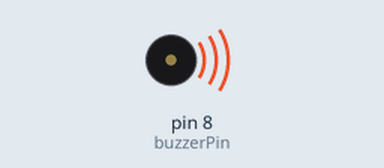
The sketch below on a simulated Arduino Uno, built with avr-gcc and run on an emulated ATmega328P. On the bench: buzzer (waves = sounding).

Above: at 0.12 s.
At 5.4 s:
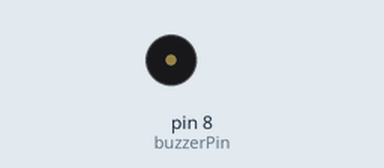
Timing chart, 0 to 8.0 s (numbered marks = the images above):
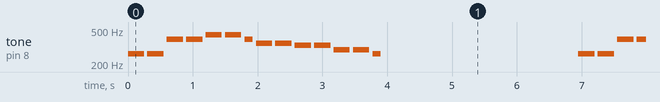

The sketch:

sketch_oct4a.ino
```cpp
const int buzzerPin = 8;

// 1. 音符-频率对应表（C大调常用音符，单位：Hz）
#define NOTE_C4  262
#define NOTE_D4  294
#define NOTE_E4  330
#define NOTE_F4  349
#define NOTE_G4  392
#define NOTE_A4  440
#define NOTE_B4  494
#define NOTE_C5  523

// 2. 《小星星》音符序列（对应上述定义的音符）
int melody[] = {
  NOTE_C4, NOTE_C4, NOTE_G4, NOTE_G4,
  NOTE_A4, NOTE_A4, NOTE_G4,
  NOTE_F4, NOTE_F4, NOTE_E4, NOTE_E4,
  NOTE_D4, NOTE_D4, NOTE_C4
};

// 3. 每个音符的节拍（4=1拍，8=半拍，数值越大音越长）
int noteDuration[] = {
  4,4,4,4,
  4,4,8,
  4,4,4,4,
  4,4,8
};

void setup() {
  // 无需初始化引脚（tone() 自动处理）
}

void loop() {
  // 遍历音符序列，逐个播放
  for (int i = 0; i < sizeof(melody)/sizeof(melody[0]); i++) {
    // 计算音符时长：默认 1拍=500ms，节拍值越小，音越短（8=250ms，4=500ms）
    int duration = 1000 / noteDuration[i];

    tone(buzzerPin, melody[i], duration);  // 播放当前音符
    delay(duration + 50);  // 等待音符播放完成，+50ms 是音符间的间隔（避免连音）
  }

  noTone(buzzerPin);      // 播放完所有音符后停止
  delay(3000);            // 等待3秒后重新播放
}
```

Measured:
- by itself, tone on pin 8 (buzzerPin): plays 262 Hz for 0.25 s, 262 Hz for 0.25 s, 392 Hz for 0.25 s, 392 Hz for 0.25 s, 440 Hz for 0.25 s, 440 Hz for 0.25 s … (266 notes in this stretch)
